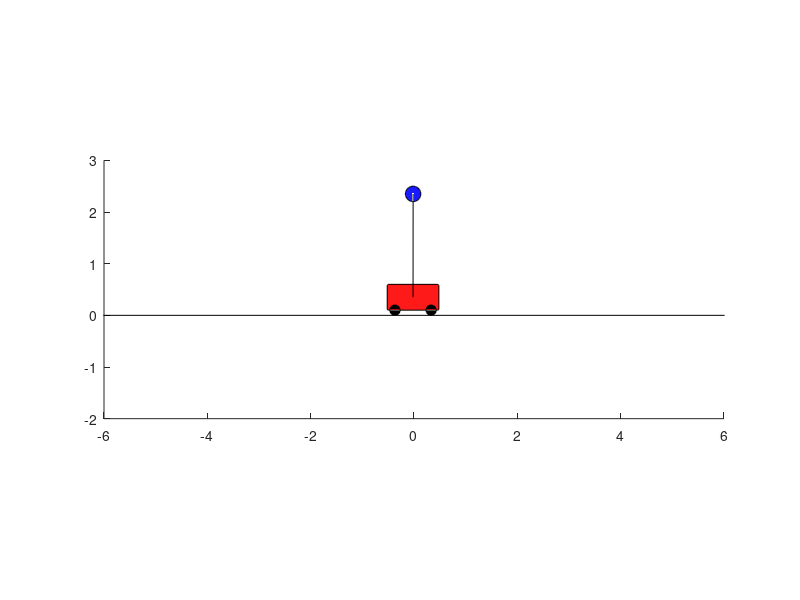

Write MATLAB code to recreate this figure.
1;
pkg load control


##**************************************************************************
##*                OCTAVE PROGRAMMING (e-Yantra 2019-20)
##*                ====================================
##*  This software is intended to teach Octave Programming and Mathematical
##*  Modeling concepts
##*  Theme: Biped Patrol
##*  Filename: Cart_Pendulum.m
##*  Version: 1.0.0  
##*  Date: November 3, 2019
##*
##*  Team ID :
##*  Team Leader Name:
##*  Team Member Name
##*
##*  
##*  Author: e-Yantra Project, Department of Computer Science
##*  and Engineering, Indian Institute of Technology Bombay.
##*  
##*  Software released under Creative Commons CC BY-NC-SA
##*
##*  For legal information refer to:
##*        http://creativecommons.org/licenses/by-nc-sa/4.0/legalcode 
##*     
##*
##*  This software is made available on an �AS IS WHERE IS BASIS�. 
##*  Licensee/end user indemnifies and will keep e-Yantra indemnified from
##*  any and all claim(s) that emanate from the use of the Software or 
##*  breach of the terms of this agreement.
##*  
##*  e-Yantra - An MHRD project under National Mission on Education using 
##*  ICT(NMEICT)
##*
##**************************************************************************


## Function : draw_cart_pendulum()
## ----------------------------------------------------
## Input:   y - State Vector. In case of inverted cart pendulum, the state variables
##              are position of cart x, velocity of cart x_dot, angle of pendulum
##              bob theta wrt vertical and angular velocity theta_dot of pendulum
##              bob.
##
## Purpose: Takes the state vector as input. It draws the inverted cart pendulum in 
##          a 2D plot.
function draw_cart_pendulum(y,m, M, L)
  x = y(1);
  theta = y(3);
  
  W = 1*sqrt(M/5);    # cart width
  H = 0.5*sqrt(M/5);  # cart height 
  wr = 0.2;           # wheel radius
  mr = 0.3*sqrt(m);    # mass radius 
  
  y = wr/2 + H/2;
  w1x = x - 0.9*W/2;
  w1y = 0;
  w2x = x + 0.9*W/2 - wr;
  w2y = 0;
  
  px = x + L*sin(theta);
  py = y - L*cos(theta);
   
  hold on;
  clf;
  axis equal;
  rectangle('Position',[x-W/2,y-H/2,W,H],'Curvature',.1,'FaceColor',[1 0.1 0.1])
  rectangle('Position',[w1x,w1y,wr,wr],'Curvature',1,'FaceColor',[0 0 0])
  rectangle('Position',[w2x,w2y,wr,wr],'Curvature',1,'FaceColor',[0 0 0])
  
  line ([-10 10], [0 0], "linestyle", "-", "color", "k");
  line ([x px], [y py], "linestyle", "-", "color", "k");
  rectangle('Position',[px-mr/2,py-mr/2,mr,mr],'Curvature',1,'FaceColor',[.1 0.1 1])
  
  xlim([-6 6]);
  ylim([-2 3]);
  set(gcf, 'Position', [200 300 1000 400]);
  drawnow
  hold off
endfunction
## Function : cart_pendulum_dynamics()
## ----------------------------------------------------
## Input:   y - State Vector. In case of inverted cart pendulum, the state variables
##              are position of cart x, velocity of cart x_dot, angle of pendulum
##              bob theta wrt vertical and angular velocity theta_dot of pendulum
##              bob.
##          m - Mass of pendulum bob
##          M - Mass of cart
##          L - Length of cart
##          g  - Acceleration due to gravity
##          u  - Input to the system. Input is the horizontal force acting on the cart.
##
## Output:  dy -  Derivative of State Vector.
##
## Purpose: Calculates the value of the vector dy according to the equations which 
##          govern this system.
function dy = cart_pendulum_dynamics(y, m, M, L, g,  u)
  Sy = sin(y(3));
  Cy = cos(y(3));
  D = m*L*L*(M+m*(1-Cy^2));
  dy(1,1) = y(2);
  dy(2,1) = (1/D)*(-m^2*L^2*(-g)*Cy*Sy + m*L^2*(m*L*y(4)^2*Sy + y(2))) + m*L*L*(1/D)*u;
  dy(3,1) = y(4);
  dy(4,1) = (1/D)*((m+M)*m*(-g)*L*Sy - m*L*Cy*(m*L*y(4)^2*Sy + y(2))) - m*L*Cy*(1/D)*u +.01*randn;
  
  
endfunction

## Function : sim_cart_pendulum()
## ----------------------------------------------------
## Input:   m - Mass of pendulum bob
##          M - Mass of cart
##          L - Length of cart
##          g  - Acceleration due to gravity
##          y0 - Initial Condition of system
##
## Output:  t - Timestep
##          y - Solution array
##          
## Purpose: This function demonstrates the behavior of cart pendulum system without 
##          any external input (u).
##          This integrates the system of differential equation from t0 = 0 to 
##          tf = 10 with initial condition y0
function [t,y] = sim_cart_pendulum(m, M, L, g, y0)
  tspan = 0:0.1:10;                  ## Initialise time step           
  u = 0;                             ## No Input
  [t,y] = ode45(@(t,y)cart_pendulum_dynamics(y,m,M,L,g,u),tspan,y0); ## Solving the differential equation    
endfunction

## Function : cart_pendulum_AB_matrix()
## ----------------------------------------------------
## Input:   m - Mass of pendulum bob
##          M - Mass of cart
##          L - Length of cart
##          g  - Acceleration due to gravity
##
## Output:  A - A matrix of system
##          B - B matrix of system
##          
## Purpose: Declare the A and B matrices in this function.
function [A, B] = cart_pendulum_AB_matrix(m , M, L, g)
  A = [0 1 0 0;
      0 -1/M -m*(-g/M) 0;
      0 0 0 1;
      0 -1/(M*L) -1*(m+M)*(-g/(M*L)) 0];
  B = [0; 1/M; 0; 1*1/(M*L)];
  eig(A)
endfunction

## Function : pole_place_cart_pendulum()
## ----------------------------------------------------
## Input:   m - Mass of pendulum bob
##          M - Mass of cart
##          L - Length of cart
##          g  - Acceleration due to gravity
##          y_setpoint - Reference Point
##          y0 - Initial Condition
##
## Output:  t - Timestep
##          y - Solution array
##          
## Purpose: This function demonstrates the behavior of inverted cart pendulum with 
##          external input using the pole_placement controller
##          This integrates the system of differential equation from t0 = 0 to 
##          tf = 10 with initial condition y0 and input u = -Kx where K is
##          calculated using Pole Placement Technique.
function [t,y] = pole_place_cart_pendulum(m, M, L, g, y_setpoint, y0)
  [A, B] = cart_pendulum_AB_matrix(m , M, L, g)
  p = [3; 3.1; -3.2; -3.3];
  K = place(A,B,p);
  tspan = 0:0.1:10;
  [t,y] = ode45(@(t,y)cart_pendulum_dynamics(y,m,M,L,g,-K*(y-y_setpoint)),tspan,y0);
endfunction

## Function : lqr_cart_pendulum()
## ----------------------------------------------------
## Input:   m - Mass of pendulum bob
##          M - Mass of cart
##          L - Length of cart
##          g  - Acceleration due to gravity
##          y_setpoint - Reference Point
##          y0 - Initial Condition
##
## Output:  t - Timestep
##          y - Solution array
##          
## Purpose: This function demonstrates the behavior of inverted cart pendulum with 
##          external input using the LQR controller
##          This integrates the system of differential equation from t0 = 0 to 
##          tf = 10 with initial condition y0 and input u = -Kx where K is
##          calculated using LQR Controller.
function [t,y] = lqr_cart_pendulum(m, M, L, g, y_setpoint, y0)
  [A, B] = cart_pendulum_AB_matrix(m , M, L, g)
  Q = [1 0 0 0;
    0 1 0 0;
    0 0 10 0;
    0 0 0 100];
  R = .0001;
  K = lqr(A,B,Q,R);
  tspan = 0:0.1:10;
  [t,y] = ode45(@(t,y)cart_pendulum_dynamics(y,m,M,L,g,-K*(y-y_setpoint)),tspan,y0);
endfunction

## Function : cart_pendulum_main()
## ----------------------------------------------------
## Purpose: Used for testing out the various controllers by calling their 
##          respective functions and observing the behavior of the system. Constant
##          parameters like mass of cart, mass of pendulum bob etc are declared here.
function cart_pendulum_main()
  m = 1;
  M = 5;
  L = 2;
  g = 9.8;
  y0 = [-4; 0; pi + 0.8; 0];
  y_setpoint = [0; 0; pi; 0];
  
  #[t,y] = sim_cart_pendulum(m, M, L, g, y0);
 #[t,y] = pole_place_cart_pendulum(m, M, L, g, y_setpoint, y0);
[t,y] = lqr_cart_pendulum(m, M, L, g, y_setpoint, y0);
  
  for k = 1:length(t)
    draw_cart_pendulum(y(k, :), m, M, L);  
  endfor
  
endfunction

cart_pendulum_main();

